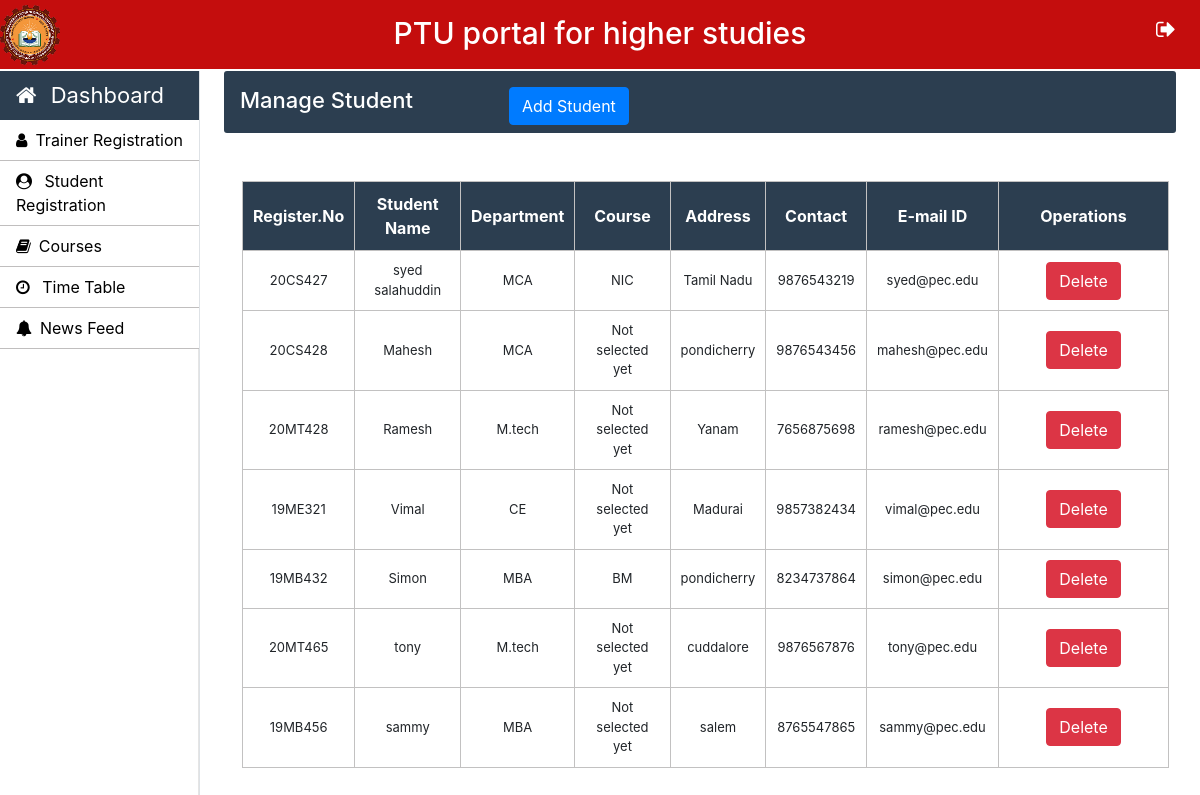
Page /Admin/student.php on the committed database.
### tables this page shows
CREATE TABLE `student_tbl` (
  `id` int(20) NOT NULL,
  `reg_id` varchar(10) NOT NULL,
  `name` varchar(30) NOT NULL,
  `cour_id` varchar(10) NOT NULL,
  `dept` varchar(50) NOT NULL,
  `address` varchar(200) NOT NULL,
  `contact` varchar(10) NOT NULL,
  `email_id` varchar(20) NOT NULL,
  `password` varchar(10) NOT NULL
);

### Admin/student.php (the view, shortened to what this page needs)
<?php
		require_once "config.php";
	?>
<!doctype html>
<html lang="en">
	<head>
	</head>
	<body>
		<?php include('../common/common-header.php') ?>
		<?php include('../common/admin-sidebar.php') ?>
		<main role="main" class="col-xl-10 col-lg-9 col-md-8 ml-sm-auto px-md-4 w-100">
			<div class="sub-main">
				<div class="text-center d-flex flex-wrap flex-md-nowrap pt-3 pb-2 mb-3 text-white admin-dashboard pl-3">
					<div class="d-flex">
						<h4 class="mr-5">Manage Student</h4>
						<button type="button" class="btn btn-primary ml-5" data-toggle="modal" data-target=".bd-example-modal-lg">Add Student</button>
					</div>
				</div>
				<div class="col-md-2 pt-3 w-100">
				</div>
				<div class="row w-100">
					<div class="col-md-12 ml-2">
						<section class="mt-3">
							<div class="row">
							<table class="w-100 table-elements mb-6 table-three-tr text-center" cellpadding="10">
								<tr class="table-tr-head table-three text-white">
									<th>Register.No</th>
									<th>Student Name</th>
									<th>Department</th>
									<th>Course</th>
									<th>Address</th>
									<th>Contact</th>
									<th>E-mail ID</th>
									<th colspan="1">Operations</th>
								</tr>
								<?php
								$query="select * from student_tbl";
								$run=mysqli_query($con,$query);
								while($row=mysqli_fetch_array($run)) {
								?>
									<tr>
										<td><?php echo $row["reg_id"] ?></td>
										<td><?php echo $row["name"] ?></td>
										<td><?php echo $row["dept"] ?></td>
										<?php
											if($row["cour_id"]==''){
										?>
											<td><?php echo ("Not selected yet"); ?></td>
										<?php
											}
											else{
										?>
											<td><?php echo $row["cour_id"] ?></td>
										<?php
											} ?>
										<td><?php echo $row["address"] ?></td>
										<td><?php echo $row["contact"] ?></td>
										<td><?php echo $row["email_id"] ?></td>
										<td width='170'>
											<?php
												echo "<a class='btn btn-danger' href=delete-function.php?roll_no=".$row['reg_id'].">Delete</a> "
											?>
										</td>
									</tr>
								<?php }
								?>
							</table>
						</section>
					</div>
				</div>
			</div>
		</main>
	</body>
</html>

### Css/style.css (style rules this page uses)
h4 { font-size: 22px; }
.admin-dashboard { margin-top: 1px !important; background: #2c3e50 !important; border-radius: 3px; }
.table-elements tr, td, th { font-size: 13px; border: 1px solid rgb(194, 193, 193); padding-left: 10px !important; }
.table-three { background: #2c3e50 !important; }
.table-tr-head { height: 45px !important; padding: 10px !important; margin-top: 5px !important; }
.table-font-for-transcript td, th { font-size: 16px !important; }

### Common/common-header.php (style rules this page uses)
table { text-align:left; margin-left: 25px; }

### rows in the picture
student_tbl: reg "20CS427", name "syed salahuddin", dept "MCA", cour "NIC", address "Tamil Nadu", contact "9876543219", email "syed@pec.edu"
student_tbl: reg "20CS428", name "Mahesh", dept "MCA", cour_id "Not selected yet", address "pondicherry", contact "9876543456", email "mahesh@pec.edu"
student_tbl: reg "20MT428", name "Ramesh", dept "M.tech", cour_id "Not selected yet", address "Yanam", contact "7656875698", email "ramesh@pec.edu"
student_tbl: reg "19ME321", name "Vimal", dept "CE", cour_id "Not selected yet", address "Madurai", contact "9857382434", email "vimal@pec.edu"
student_tbl: reg "19MB432", name "Simon", dept "MBA", cour "BM", address "pondicherry", contact "8234737864", email "simon@pec.edu"
student_tbl: reg "20MT465", name "tony", dept "M.tech", cour_id "Not selected yet", address "cuddalore", contact "9876567876", email "tony@pec.edu"
student_tbl: reg "19MB456", name "sammy", dept "MBA", cour_id "Not selected yet", address "salem", contact "8765547865", email "sammy@pec.edu"
